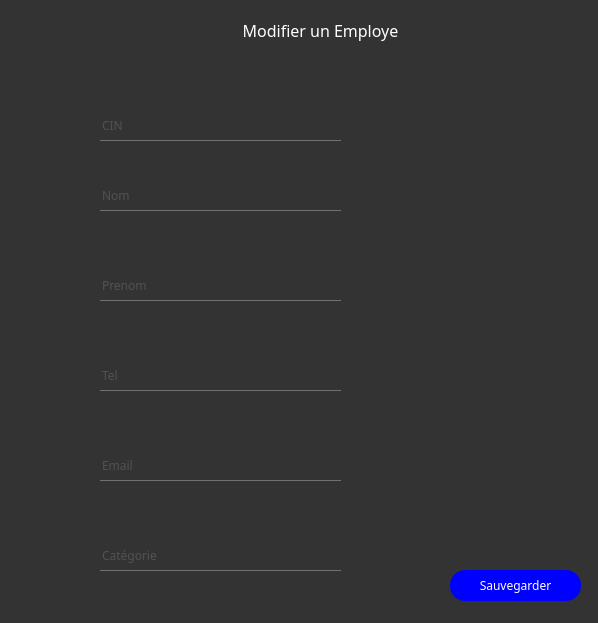
<?xml version="1.0" encoding="UTF-8"?>
<ui version="4.0">
 <class>Modifier</class>
 <widget class="QWidget" name="Modifier">
  <property name="geometry">
   <rect>
    <x>0</x>
    <y>0</y>
    <width>598</width>
    <height>623</height>
   </rect>
  </property>
  <property name="windowTitle">
   <string>Form</string>
  </property>
  <property name="styleSheet">
   <string notr="true">QWidget{

background:#333;
}
*{
	font-family:Century gothic;

}
QFrame{
border-radius:10px;
background:#333;
}
QPushButton{
	border-radius:15px;
	background:blue;
	color:white;
}

QPushButton:hover{
	border-radius:15px;
	background:#49ebff;
	color:#333;
}
QToolButton{
	border-radius:50px;
	background:blue;

}

QLabel{
	color:white;
}

QLineEdit{
	background:transparent;
	border:none;
	color:#717072;
	border-bottom:1px solid #717072;
}

</string>
  </property>
  <widget class="QFrame" name="frame_6">
   <property name="geometry">
    <rect>
     <x>0</x>
     <y>0</y>
     <width>601</width>
     <height>623</height>
    </rect>
   </property>
   <property name="styleSheet">
    <string notr="true">QPushButton{
	border-radius:15px;
	background:blue;
	color:white;
}

QPushButton:hover{
	border-radius:15px;
	background:#49ebff;
	color:#333;
}
</string>
   </property>
   <property name="frameShape">
    <enum>QFrame::StyledPanel</enum>
   </property>
   <property name="frameShadow">
    <enum>QFrame::Raised</enum>
   </property>
   <widget class="QLabel" name="label_20">
    <property name="geometry">
     <rect>
      <x>160</x>
      <y>0</y>
      <width>321</width>
      <height>61</height>
     </rect>
    </property>
    <property name="text">
     <string>&lt;html&gt;&lt;head/&gt;&lt;body&gt;&lt;p align=&quot;center&quot;&gt;&lt;span style=&quot; font-size:12pt;&quot;&gt;Modifier un Employe&lt;/span&gt;&lt;/p&gt;&lt;/body&gt;&lt;/html&gt;</string>
    </property>
   </widget>
   <widget class="QLineEdit" name="cinrech">
    <property name="geometry">
     <rect>
      <x>100</x>
      <y>110</y>
      <width>241</width>
      <height>31</height>
     </rect>
    </property>
    <property name="text">
     <string/>
    </property>
    <property name="placeholderText">
     <string>CIN</string>
    </property>
   </widget>
   <widget class="QLineEdit" name="nomrech">
    <property name="geometry">
     <rect>
      <x>100</x>
      <y>180</y>
      <width>241</width>
      <height>31</height>
     </rect>
    </property>
    <property name="text">
     <string/>
    </property>
    <property name="placeholderText">
     <string>Nom</string>
    </property>
   </widget>
   <widget class="QLineEdit" name="telrech">
    <property name="geometry">
     <rect>
      <x>100</x>
      <y>360</y>
      <width>241</width>
      <height>31</height>
     </rect>
    </property>
    <property name="text">
     <string/>
    </property>
    <property name="placeholderText">
     <string>Tel</string>
    </property>
   </widget>
   <widget class="QLineEdit" name="emailrech">
    <property name="geometry">
     <rect>
      <x>100</x>
      <y>450</y>
      <width>241</width>
      <height>31</height>
     </rect>
    </property>
    <property name="text">
     <string/>
    </property>
    <property name="placeholderText">
     <string>Email</string>
    </property>
   </widget>
   <widget class="QLineEdit" name="prenomrech">
    <property name="geometry">
     <rect>
      <x>100</x>
      <y>270</y>
      <width>241</width>
      <height>31</height>
     </rect>
    </property>
    <property name="text">
     <string/>
    </property>
    <property name="readOnly">
     <bool>false</bool>
    </property>
    <property name="placeholderText">
     <string>Prenom</string>
    </property>
   </widget>
   <widget class="QLineEdit" name="cat">
    <property name="geometry">
     <rect>
      <x>100</x>
      <y>540</y>
      <width>241</width>
      <height>31</height>
     </rect>
    </property>
    <property name="text">
     <string/>
    </property>
    <property name="placeholderText">
     <string>Catégorie</string>
    </property>
   </widget>
   <widget class="QPushButton" name="pushButton">
    <property name="geometry">
     <rect>
      <x>450</x>
      <y>570</y>
      <width>131</width>
      <height>31</height>
     </rect>
    </property>
    <property name="text">
     <string>Sauvegarder</string>
    </property>
   </widget>
  </widget>
 </widget>
 <resources/>
 <connections/>
</ui>
